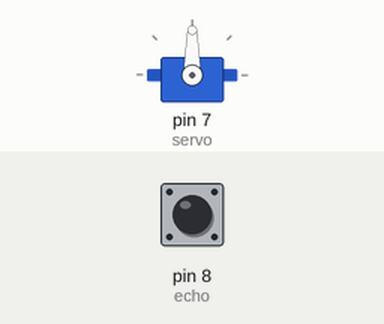
Bench run of a sketch on a simulated Arduino Uno, built with avr-gcc and run on an emulated ATmega328P. Parts: servo. The test bench sets the inputs (shaded band); at power-on: pin 8 (echo) LOW.

Above: at 0.1 s.
At 10.6 s:
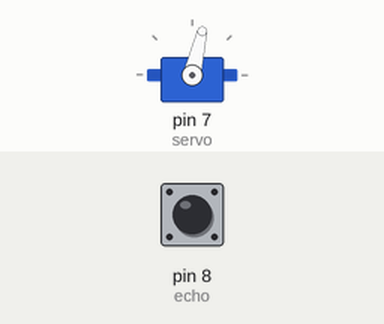
10.7 s: pin 8 (echo) pulsed HIGH 5 times (0.12 s each, 0.3 s apart)
At 10.87 s:
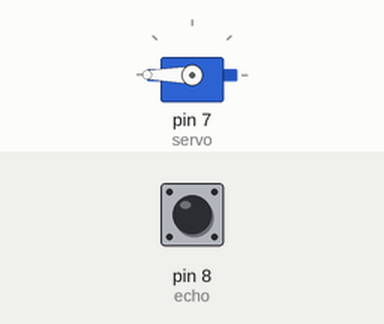
Timing chart, 0 to 20.2 s (numbered marks = the images above; inputs shaded):
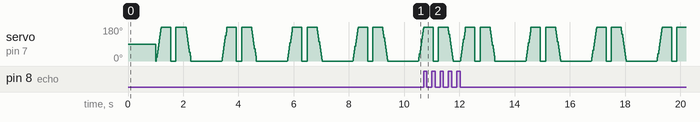

The sketch:

____________________________________________________________.ino
```cpp
// C++ code
//
#include <SoftwareSerial.h>
SoftwareSerial myserial(5,6);

#include <Servo.h>
int trig=9;
int echo=8;
int dt=10;
Servo servo;


void setup()
{
  pinMode(trig, OUTPUT);
  pinMode(echo, INPUT);
  Serial.begin(9600);
  servo.attach(7);
}

void loop()
{

  if (calc_dis()<10)
  {
    for (int i=0;i<=540;i++)
    {
      servo.write(i);
      delay(1);
    }
    delay(100);
    for (int i=540;i>=0;i--)
    {
      servo.write(i);
      delay(1);
    }
    delay(100);
  }
}

int calc_dis()
{
  int duration,distance;
  digitalWrite(trig, HIGH);
  delay(dt); // Wait for 10 millisecond(s)
  digitalWrite(trig, LOW);
  duration=pulseIn(echo,HIGH);
  distance=(duration/2)/29.1;
  return distance;
}
```
